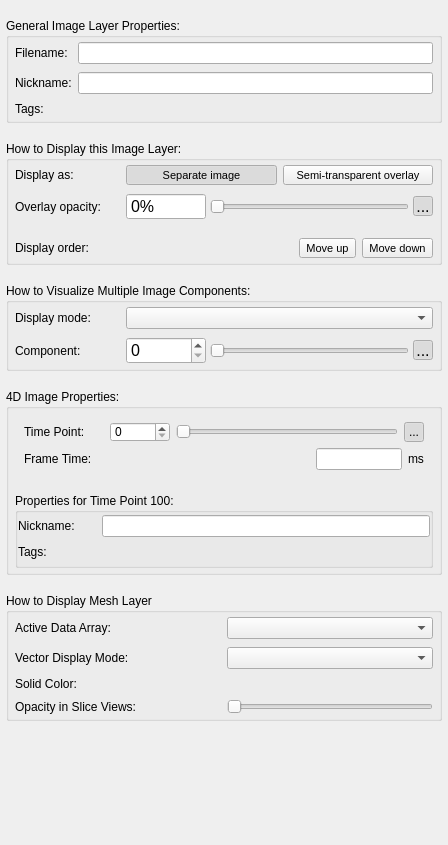
<?xml version="1.0" encoding="UTF-8"?>
<ui version="4.0">
 <class>GeneralLayerInspector</class>
 <widget class="QWidget" name="GeneralLayerInspector">
  <property name="geometry">
   <rect>
    <x>0</x>
    <y>0</y>
    <width>448</width>
    <height>845</height>
   </rect>
  </property>
  <property name="windowTitle">
   <string>Form</string>
  </property>
  <property name="styleSheet">
   <string notr="true">QGroupBox {
  background-origin: content;
  margin-top: 15px;
  font-weight: bold;
  font-size: 12px;
  background-color: palette(midlight);
  padding: 5px;
  border-radius: 2px;
  border-width: 1px;
  border-style: solid;
  border-color: rgb(128,128,128);
}

QGroupBox::title {
  subcontrol-origin: 	margin;
  subcontrol-position: top left;
}

QGroupBox &gt; QGroupBox {
  background-origin: content;
  margin-top: 15px;
  font-weight: normal;
  font-size: 12px;
  font-family: helvetica;
  background-color: palette(midlight);
  padding: 5px;
  border-radius: 0px;
  border-top: 1px solid rgb(128,128,128);
  border-left: none;
  border-right:none;
  border-bottom:none;
}</string>
  </property>
  <layout class="QVBoxLayout" name="verticalLayout_2">
   <property name="spacing">
    <number>18</number>
   </property>
   <property name="leftMargin">
    <number>6</number>
   </property>
   <property name="topMargin">
    <number>18</number>
   </property>
   <property name="rightMargin">
    <number>6</number>
   </property>
   <property name="bottomMargin">
    <number>6</number>
   </property>
   <item>
    <widget class="QGroupBox" name="grpInfo">
     <property name="enabled">
      <bool>true</bool>
     </property>
     <property name="styleSheet">
      <string notr="true">QToolButton {
font-size:11px;
}</string>
     </property>
     <property name="title">
      <string>General Image Layer Properties:</string>
     </property>
     <layout class="QGridLayout" name="gridLayout_3" rowstretch="0,0,0">
      <property name="leftMargin">
       <number>6</number>
      </property>
      <property name="topMargin">
       <number>4</number>
      </property>
      <property name="rightMargin">
       <number>6</number>
      </property>
      <property name="bottomMargin">
       <number>4</number>
      </property>
      <property name="horizontalSpacing">
       <number>6</number>
      </property>
      <property name="verticalSpacing">
       <number>8</number>
      </property>
      <item row="0" column="1">
       <widget class="QLineEdit" name="outFilename">
        <property name="toolTip">
         <string>&lt;html&gt;&lt;head/&gt;&lt;body&gt;&lt;p&gt;This is the filename from which the image was loaded. This is a read-only field.  However, you can save the image to a different file using this dialog.&lt;/p&gt;&lt;/body&gt;&lt;/html&gt;</string>
        </property>
        <property name="readOnly">
         <bool>true</bool>
        </property>
       </widget>
      </item>
      <item row="0" column="0">
       <widget class="QLabel" name="label_5">
        <property name="text">
         <string>Filename:</string>
        </property>
       </widget>
      </item>
      <item row="1" column="0">
       <widget class="QLabel" name="label_6">
        <property name="text">
         <string>Nickname:</string>
        </property>
       </widget>
      </item>
      <item row="1" column="1">
       <widget class="QLineEdit" name="inNickname">
        <property name="toolTip">
         <string>&lt;html&gt;&lt;head/&gt;&lt;body&gt;&lt;p&gt;Edit this field to assign a short nickname to this image. This information can be saved in the workspace. &lt;/p&gt;&lt;/body&gt;&lt;/html&gt;</string>
        </property>
       </widget>
      </item>
      <item row="2" column="0">
       <widget class="QLabel" name="label_7">
        <property name="text">
         <string>Tags:</string>
        </property>
       </widget>
      </item>
      <item row="2" column="1">
       <widget class="TagListWidget" name="tagsWidget" native="true">
        <property name="focusPolicy">
         <enum>Qt::FocusPolicy::StrongFocus</enum>
        </property>
        <property name="toolTip">
         <string>One or more textual tags can be assigned to an image layer. Tags are not used directly by LaTIM-SNAP but may be used to inform other software of the meaning of different layers. Type in words separated by commas to create tags. </string>
        </property>
       </widget>
      </item>
     </layout>
    </widget>
   </item>
   <item>
    <widget class="QGroupBox" name="grpSecondary">
     <property name="enabled">
      <bool>true</bool>
     </property>
     <property name="styleSheet">
      <string notr="true">QToolButton {
font-size:11px;
}</string>
     </property>
     <property name="title">
      <string>How to Display this Image Layer:</string>
     </property>
     <layout class="QGridLayout" name="gridLayout_2" rowstretch="0,0,0,0" columnminimumwidth="105,0">
      <property name="leftMargin">
       <number>6</number>
      </property>
      <property name="topMargin">
       <number>4</number>
      </property>
      <property name="rightMargin">
       <number>6</number>
      </property>
      <property name="bottomMargin">
       <number>4</number>
      </property>
      <property name="horizontalSpacing">
       <number>6</number>
      </property>
      <property name="verticalSpacing">
       <number>8</number>
      </property>
      <item row="1" column="1">
       <widget class="QWidget" name="grpOpacity" native="true">
        <property name="styleSheet">
         <string notr="true">font-size:12pt;</string>
        </property>
        <layout class="QHBoxLayout" name="horizontalLayout_4">
         <property name="spacing">
          <number>4</number>
         </property>
         <property name="leftMargin">
          <number>0</number>
         </property>
         <property name="topMargin">
          <number>0</number>
         </property>
         <property name="rightMargin">
          <number>0</number>
         </property>
         <property name="bottomMargin">
          <number>0</number>
         </property>
         <item>
          <widget class="QSpinBox" name="inOpacityValue">
           <property name="minimumSize">
            <size>
             <width>80</width>
             <height>0</height>
            </size>
           </property>
           <property name="toolTip">
            <string>&lt;html&gt;&lt;head/&gt;&lt;body&gt;&lt;p&gt;Adjust the opacity of the image when it is displayed as a semi-transparent overlay.&lt;/p&gt;&lt;/body&gt;&lt;/html&gt;</string>
           </property>
           <property name="buttonSymbols">
            <enum>QAbstractSpinBox::ButtonSymbols::NoButtons</enum>
           </property>
           <property name="suffix">
            <string>%</string>
           </property>
           <property name="maximum">
            <number>100</number>
           </property>
          </widget>
         </item>
         <item>
          <widget class="QSlider" name="inOpacity">
           <property name="toolTip">
            <string>&lt;html&gt;&lt;head/&gt;&lt;body&gt;&lt;p&gt;Adjust the opacity of the image when it is displayed as a semi-transparent overlay.&lt;/p&gt;&lt;/body&gt;&lt;/html&gt;</string>
           </property>
           <property name="maximum">
            <number>100</number>
           </property>
           <property name="orientation">
            <enum>Qt::Orientation::Horizontal</enum>
           </property>
           <property name="tickPosition">
            <enum>QSlider::TickPosition::NoTicks</enum>
           </property>
           <property name="tickInterval">
            <number>25</number>
           </property>
          </widget>
         </item>
         <item>
          <widget class="QToolButton" name="btnVisible">
           <property name="maximumSize">
            <size>
             <width>20</width>
             <height>20</height>
            </size>
           </property>
           <property name="toolTip">
            <string>&lt;html&gt;&lt;head/&gt;&lt;body&gt;&lt;p&gt;Toggle the visibility of the image when it is displayed as a semi-transparent overlay.&lt;/p&gt;&lt;/body&gt;&lt;/html&gt;</string>
           </property>
           <property name="text">
            <string>...</string>
           </property>
           <property name="icon">
            <iconset resource="../Resources/SNAPResources.qrc">
             <normaloff>:/root/icons8_invisible_12.png</normaloff>
             <normalon>:/root/icons8_visible_12.png</normalon>:/root/icons8_invisible_12.png</iconset>
           </property>
           <property name="iconSize">
            <size>
             <width>12</width>
             <height>12</height>
            </size>
           </property>
           <property name="checkable">
            <bool>true</bool>
           </property>
           <property name="checked">
            <bool>true</bool>
           </property>
           <property name="autoRaise">
            <bool>true</bool>
           </property>
          </widget>
         </item>
        </layout>
       </widget>
      </item>
      <item row="0" column="1">
       <widget class="QWidget" name="grpOverlayChecks" native="true">
        <property name="styleSheet">
         <string notr="true"/>
        </property>
        <layout class="QHBoxLayout" name="horizontalLayout_5" stretch="1,1">
         <property name="spacing">
          <number>6</number>
         </property>
         <property name="leftMargin">
          <number>0</number>
         </property>
         <property name="topMargin">
          <number>0</number>
         </property>
         <property name="rightMargin">
          <number>0</number>
         </property>
         <property name="bottomMargin">
          <number>0</number>
         </property>
         <item>
          <widget class="QToolButton" name="btnUnpin">
           <property name="sizePolicy">
            <sizepolicy hsizetype="Minimum" vsizetype="Fixed">
             <horstretch>0</horstretch>
             <verstretch>0</verstretch>
            </sizepolicy>
           </property>
           <property name="toolTip">
            <string>&lt;html&gt;&lt;head/&gt;&lt;body&gt;&lt;p&gt;&lt;span style=&quot; font-size:11pt;&quot;&gt;Display this image side by side with the main image.&lt;/span&gt;&lt;/p&gt;&lt;p&gt;&lt;br/&gt;&lt;/p&gt;&lt;p&gt;&lt;span style=&quot; font-size:11pt;&quot;&gt;This optoin is best suited for anatomical images, e.g., when displaying T1-weighted and T2-weighted MRI scans of the same subject.&lt;/span&gt;&lt;/p&gt;&lt;/body&gt;&lt;/html&gt;</string>
           </property>
           <property name="text">
            <string>Separate image</string>
           </property>
           <property name="icon">
            <iconset resource="../Resources/SNAPResources.qrc">
             <normaloff>:/root/icons8_unpin_12.png</normaloff>:/root/icons8_unpin_12.png</iconset>
           </property>
           <property name="iconSize">
            <size>
             <width>12</width>
             <height>12</height>
            </size>
           </property>
           <property name="checkable">
            <bool>true</bool>
           </property>
           <property name="checked">
            <bool>true</bool>
           </property>
           <property name="autoExclusive">
            <bool>true</bool>
           </property>
           <property name="toolButtonStyle">
            <enum>Qt::ToolButtonStyle::ToolButtonTextBesideIcon</enum>
           </property>
          </widget>
         </item>
         <item>
          <widget class="QToolButton" name="btnPin">
           <property name="sizePolicy">
            <sizepolicy hsizetype="Minimum" vsizetype="Fixed">
             <horstretch>0</horstretch>
             <verstretch>0</verstretch>
            </sizepolicy>
           </property>
           <property name="toolTip">
            <string>&lt;html&gt;&lt;head/&gt;&lt;body&gt;&lt;p&gt;&lt;span style=&quot; font-size:11pt;&quot;&gt;Display this image as a semi-transparent overlay over other images.&lt;/span&gt;&lt;/p&gt;&lt;p&gt;&lt;br/&gt;&lt;/p&gt;&lt;p&gt;&lt;span style=&quot; font-size:11pt;&quot;&gt;This option is best for statistical maps. You can control the overall opacity of the overlay in this window, or customize the color map for partial opacity effects. &lt;/span&gt;&lt;/p&gt;&lt;/body&gt;&lt;/html&gt;</string>
           </property>
           <property name="text">
            <string>Semi-transparent overlay</string>
           </property>
           <property name="icon">
            <iconset resource="../Resources/SNAPResources.qrc">
             <normaloff>:/root/icons8_pin_12.png</normaloff>:/root/icons8_pin_12.png</iconset>
           </property>
           <property name="iconSize">
            <size>
             <width>12</width>
             <height>12</height>
            </size>
           </property>
           <property name="checkable">
            <bool>true</bool>
           </property>
           <property name="autoExclusive">
            <bool>true</bool>
           </property>
           <property name="toolButtonStyle">
            <enum>Qt::ToolButtonStyle::ToolButtonTextBesideIcon</enum>
           </property>
          </widget>
         </item>
        </layout>
       </widget>
      </item>
      <item row="3" column="1">
       <widget class="QWidget" name="widget" native="true">
        <layout class="QHBoxLayout" name="horizontalLayout">
         <property name="leftMargin">
          <number>0</number>
         </property>
         <property name="topMargin">
          <number>0</number>
         </property>
         <property name="rightMargin">
          <number>0</number>
         </property>
         <property name="bottomMargin">
          <number>0</number>
         </property>
         <item>
          <spacer name="horizontalSpacer">
           <property name="orientation">
            <enum>Qt::Orientation::Horizontal</enum>
           </property>
           <property name="sizeHint" stdset="0">
            <size>
             <width>40</width>
             <height>20</height>
            </size>
           </property>
          </spacer>
         </item>
         <item>
          <widget class="QToolButton" name="btnUp">
           <property name="toolTip">
            <string>&lt;html&gt;&lt;head/&gt;&lt;body&gt;&lt;p&gt;&lt;span style=&quot; font-size:11pt;&quot;&gt;Place this image layer earlier in the workspace. This affects the order in which the layers are layed out and rendered. The order is most important when more than one semi-transparent overlay is loaded.&lt;/span&gt;&lt;/p&gt;&lt;/body&gt;&lt;/html&gt;</string>
           </property>
           <property name="text">
            <string>Move up</string>
           </property>
           <property name="icon">
            <iconset resource="../Resources/SNAPResources.qrc">
             <normaloff>:/root/icons8_up_12.png</normaloff>:/root/icons8_up_12.png</iconset>
           </property>
           <property name="iconSize">
            <size>
             <width>12</width>
             <height>12</height>
            </size>
           </property>
           <property name="toolButtonStyle">
            <enum>Qt::ToolButtonStyle::ToolButtonTextBesideIcon</enum>
           </property>
          </widget>
         </item>
         <item alignment="Qt::AlignmentFlag::AlignRight">
          <widget class="QToolButton" name="btnDown">
           <property name="toolTip">
            <string>&lt;html&gt;&lt;head/&gt;&lt;body&gt;&lt;p&gt;&lt;span style=&quot; font-size:11pt;&quot;&gt;Place this image layer later in the workspace. This affects the order in which the layers are layed out and rendered. The order is most important when more than one semi-transparent overlay is loaded.&lt;/span&gt;&lt;/p&gt;&lt;/body&gt;&lt;/html&gt;</string>
           </property>
           <property name="text">
            <string>Move down</string>
           </property>
           <property name="icon">
            <iconset resource="../Resources/SNAPResources.qrc">
             <normaloff>:/root/icons8_down_12.png</normaloff>:/root/icons8_down_12.png</iconset>
           </property>
           <property name="iconSize">
            <size>
             <width>12</width>
             <height>12</height>
            </size>
           </property>
           <property name="toolButtonStyle">
            <enum>Qt::ToolButtonStyle::ToolButtonTextBesideIcon</enum>
           </property>
          </widget>
         </item>
        </layout>
       </widget>
      </item>
      <item row="0" column="0">
       <widget class="QLabel" name="lblOverlayMode">
        <property name="text">
         <string>Display as:</string>
        </property>
       </widget>
      </item>
      <item row="2" column="0">
       <spacer name="verticalSpacer_2">
        <property name="orientation">
         <enum>Qt::Orientation::Vertical</enum>
        </property>
        <property name="sizeType">
         <enum>QSizePolicy::Policy::Fixed</enum>
        </property>
        <property name="sizeHint" stdset="0">
         <size>
          <width>20</width>
          <height>10</height>
         </size>
        </property>
       </spacer>
      </item>
      <item row="3" column="0">
       <widget class="QLabel" name="label_9">
        <property name="text">
         <string>Display order:</string>
        </property>
        <property name="wordWrap">
         <bool>true</bool>
        </property>
       </widget>
      </item>
      <item row="1" column="0">
       <widget class="QLabel" name="lblOpacity">
        <property name="styleSheet">
         <string notr="true"/>
        </property>
        <property name="text">
         <string>Overlay opacity:</string>
        </property>
        <property name="wordWrap">
         <bool>true</bool>
        </property>
       </widget>
      </item>
     </layout>
    </widget>
   </item>
   <item>
    <widget class="QGroupBox" name="grpMulticomponent">
     <property name="title">
      <string>How to Visualize Multiple Image Components:</string>
     </property>
     <layout class="QGridLayout" name="gridLayout" columnminimumwidth="105,0">
      <property name="leftMargin">
       <number>6</number>
      </property>
      <property name="topMargin">
       <number>4</number>
      </property>
      <property name="rightMargin">
       <number>6</number>
      </property>
      <property name="bottomMargin">
       <number>4</number>
      </property>
      <property name="horizontalSpacing">
       <number>6</number>
      </property>
      <property name="verticalSpacing">
       <number>8</number>
      </property>
      <item row="0" column="0">
       <widget class="QLabel" name="label">
        <property name="text">
         <string>Display mode:</string>
        </property>
       </widget>
      </item>
      <item row="0" column="1">
       <widget class="QComboBox" name="inMode">
        <property name="toolTip">
         <string>&lt;html&gt;&lt;head/&gt;&lt;body&gt;&lt;p&gt;Multi-component images have more than one value for each voxel. These values may represent measurements taken at different time points, different chromatic components, etc. LaTIM-SNAP offers multiple ways to visualize this multi-dimensional information. You can choose to visualize just one component, or a summary function of the components, such as magnitude, average, or maximum. In the special case of three-component images, the components can be rendered as red, green and blue channels (RGB).&lt;/p&gt;&lt;/body&gt;&lt;/html&gt;</string>
        </property>
       </widget>
      </item>
      <item row="1" column="1">
       <widget class="QWidget" name="grpComponent" native="true">
        <property name="minimumSize">
         <size>
          <width>0</width>
          <height>20</height>
         </size>
        </property>
        <property name="styleSheet">
         <string notr="true">font-size:12pt;</string>
        </property>
        <layout class="QHBoxLayout" name="horizontalLayout_2">
         <property name="spacing">
          <number>4</number>
         </property>
         <property name="leftMargin">
          <number>0</number>
         </property>
         <property name="topMargin">
          <number>0</number>
         </property>
         <property name="rightMargin">
          <number>0</number>
         </property>
         <property name="bottomMargin">
          <number>0</number>
         </property>
         <item>
          <widget class="QSpinBox" name="inComponent">
           <property name="minimumSize">
            <size>
             <width>80</width>
             <height>0</height>
            </size>
           </property>
           <property name="toolTip">
            <string>&lt;html&gt;&lt;head/&gt;&lt;body&gt;&lt;p&gt;Select the image component to visualize.&lt;/p&gt;&lt;/body&gt;&lt;/html&gt;</string>
           </property>
          </widget>
         </item>
         <item>
          <widget class="QSlider" name="inComponentSlider">
           <property name="toolTip">
            <string>&lt;html&gt;&lt;head/&gt;&lt;body&gt;&lt;p&gt;Select the image component to visualize.&lt;/p&gt;&lt;/body&gt;&lt;/html&gt;</string>
           </property>
           <property name="orientation">
            <enum>Qt::Orientation::Horizontal</enum>
           </property>
          </widget>
         </item>
         <item>
          <widget class="QToolButton" name="btnAnimate">
           <property name="maximumSize">
            <size>
             <width>20</width>
             <height>20</height>
            </size>
           </property>
           <property name="toolTip">
            <string>&lt;html&gt;&lt;head/&gt;&lt;body&gt;&lt;p&gt;Toggle animation mode.&lt;/p&gt;&lt;p&gt;When enabled, the display will automatically loop over the image components at one-second intervals.&lt;/p&gt;&lt;/body&gt;&lt;/html&gt;</string>
           </property>
           <property name="text">
            <string>...</string>
           </property>
           <property name="icon">
            <iconset resource="../Resources/SNAPResources.qrc">
             <normaloff>:/root/icons8_film_reel_12.png</normaloff>:/root/icons8_film_reel_12.png</iconset>
           </property>
           <property name="iconSize">
            <size>
             <width>12</width>
             <height>12</height>
            </size>
           </property>
           <property name="checkable">
            <bool>true</bool>
           </property>
           <property name="checked">
            <bool>true</bool>
           </property>
           <property name="autoRaise">
            <bool>true</bool>
           </property>
          </widget>
         </item>
        </layout>
       </widget>
      </item>
      <item row="1" column="0">
       <widget class="QLabel" name="lblComponent">
        <property name="text">
         <string>Component:</string>
        </property>
       </widget>
      </item>
     </layout>
    </widget>
   </item>
   <item>
    <widget class="QGroupBox" name="grp4DProperties">
     <property name="title">
      <string>4D Image Properties:</string>
     </property>
     <layout class="QGridLayout" name="gridLayout_4">
      <property name="leftMargin">
       <number>6</number>
      </property>
      <property name="topMargin">
       <number>4</number>
      </property>
      <property name="rightMargin">
       <number>6</number>
      </property>
      <property name="bottomMargin">
       <number>4</number>
      </property>
      <property name="horizontalSpacing">
       <number>6</number>
      </property>
      <property name="verticalSpacing">
       <number>14</number>
      </property>
      <item row="0" column="1">
       <widget class="QWidget" name="grpTP" native="true">
        <property name="minimumSize">
         <size>
          <width>0</width>
          <height>20</height>
         </size>
        </property>
        <layout class="QVBoxLayout" name="verticalLayout_3">
         <item>
          <layout class="QHBoxLayout" name="horizontalLayout_3">
           <item>
            <widget class="QLabel" name="lblTP">
             <property name="sizePolicy">
              <sizepolicy hsizetype="Fixed" vsizetype="Fixed">
               <horstretch>0</horstretch>
               <verstretch>0</verstretch>
              </sizepolicy>
             </property>
             <property name="minimumSize">
              <size>
               <width>80</width>
               <height>20</height>
              </size>
             </property>
             <property name="maximumSize">
              <size>
               <width>80</width>
               <height>20</height>
              </size>
             </property>
             <property name="text">
              <string>Time Point: </string>
             </property>
            </widget>
           </item>
           <item>
            <widget class="QSpinBox" name="spinBoxTP">
             <property name="sizePolicy">
              <sizepolicy hsizetype="Fixed" vsizetype="Fixed">
               <horstretch>0</horstretch>
               <verstretch>0</verstretch>
              </sizepolicy>
             </property>
             <property name="minimumSize">
              <size>
               <width>60</width>
               <height>20</height>
              </size>
             </property>
             <property name="maximumSize">
              <size>
               <width>60</width>
               <height>20</height>
              </size>
             </property>
            </widget>
           </item>
           <item>
            <widget class="QSlider" name="sliderTP">
             <property name="minimumSize">
              <size>
               <width>0</width>
               <height>20</height>
              </size>
             </property>
             <property name="maximumSize">
              <size>
               <width>16777215</width>
               <height>20</height>
              </size>
             </property>
             <property name="orientation">
              <enum>Qt::Orientation::Horizontal</enum>
             </property>
            </widget>
           </item>
           <item>
            <widget class="QToolButton" name="btn4DReplay">
             <property name="maximumSize">
              <size>
               <width>20</width>
               <height>20</height>
              </size>
             </property>
             <property name="toolTip">
              <string>&lt;html&gt;&lt;head/&gt;&lt;body&gt;&lt;p&gt;Toggle animation mode.&lt;/p&gt;&lt;p&gt;When enabled, the display will automatically loop over the image components at one-second intervals.&lt;/p&gt;&lt;/body&gt;&lt;/html&gt;</string>
             </property>
             <property name="text">
              <string>...</string>
             </property>
             <property name="icon">
              <iconset resource="../Resources/SNAPResources.qrc">
               <normaloff>:/root/icons8_film_reel_12.png</normaloff>:/root/icons8_film_reel_12.png</iconset>
             </property>
             <property name="iconSize">
              <size>
               <width>12</width>
               <height>12</height>
              </size>
             </property>
             <property name="checkable">
              <bool>true</bool>
             </property>
             <property name="checked">
              <bool>true</bool>
             </property>
             <property name="autoRaise">
              <bool>true</bool>
             </property>
            </widget>
           </item>
          </layout>
         </item>
         <item>
          <layout class="QHBoxLayout" name="horizontalLayout_7">
           <item>
            <widget class="QLabel" name="label_2">
             <property name="text">
              <string>Frame Time:</string>
             </property>
            </widget>
           </item>
           <item>
            <spacer name="horizontalSpacer_2">
             <property name="orientation">
              <enum>Qt::Orientation::Horizontal</enum>
             </property>
             <property name="sizeHint" stdset="0">
              <size>
               <width>240</width>
               <height>20</height>
              </size>
             </property>
            </spacer>
           </item>
           <item>
            <widget class="QLineEdit" name="in4DReplayInterval"/>
           </item>
           <item>
            <widget class="QLabel" name="label_3">
             <property name="text">
              <string>ms</string>
             </property>
            </widget>
           </item>
          </layout>
         </item>
        </layout>
       </widget>
      </item>
      <item row="2" column="1">
       <widget class="QGroupBox" name="grpTPProperties">
        <property name="title">
         <string>Properties for Time Point 100:</string>
        </property>
        <layout class="QGridLayout" name="gridLayout_5">
         <property name="leftMargin">
          <number>0</number>
         </property>
         <property name="topMargin">
          <number>2</number>
         </property>
         <property name="rightMargin">
          <number>0</number>
         </property>
         <property name="bottomMargin">
          <number>6</number>
         </property>
         <property name="horizontalSpacing">
          <number>4</number>
         </property>
         <property name="verticalSpacing">
          <number>8</number>
         </property>
         <item row="0" column="0">
          <widget class="QLabel" name="lblTPNickname">
           <property name="sizePolicy">
            <sizepolicy hsizetype="Preferred" vsizetype="Fixed">
             <horstretch>0</horstretch>
             <verstretch>0</verstretch>
            </sizepolicy>
           </property>
           <property name="minimumSize">
            <size>
             <width>80</width>
             <height>20</height>
            </size>
           </property>
           <property name="maximumSize">
            <size>
             <width>80</width>
             <height>20</height>
            </size>
           </property>
           <property name="text">
            <string>Nickname:</string>
           </property>
          </widget>
         </item>
         <item row="2" column="0">
          <widget class="QLabel" name="lblTPTags">
           <property name="text">
            <string>Tags:</string>
           </property>
          </widget>
         </item>
         <item row="2" column="1">
          <widget class="TagListWidget" name="TPTagsWidget" native="true"/>
         </item>
         <item row="0" column="1">
          <widget class="QLineEdit" name="inTPNickname"/>
         </item>
        </layout>
       </widget>
      </item>
     </layout>
    </widget>
   </item>
   <item>
    <widget class="QGroupBox" name="grpMesh">
     <property name="title">
      <string>How to Display Mesh Layer</string>
     </property>
     <layout class="QGridLayout" name="gridLayout_6" columnstretch="1,1">
      <property name="leftMargin">
       <number>6</number>
      </property>
      <property name="topMargin">
       <number>4</number>
      </property>
      <property name="rightMargin">
       <number>6</number>
      </property>
      <property name="bottomMargin">
       <number>4</number>
      </property>
      <property name="horizontalSpacing">
       <number>6</number>
      </property>
      <property name="verticalSpacing">
       <number>8</number>
      </property>
      <item row="0" column="1">
       <widget class="QComboBox" name="boxMeshDataName">
        <property name="currentIndex">
         <number>-1</number>
        </property>
       </widget>
      </item>
      <item row="1" column="1">
       <widget class="QComboBox" name="boxMeshVectorMode"/>
      </item>
      <item row="1" column="0">
       <widget class="QLabel" name="lblMeshVectorMode">
        <property name="text">
         <string>Vector Display Mode:</string>
        </property>
       </widget>
      </item>
      <item row="2" column="0">
       <widget class="QLabel" name="lblMeshSolidColor">
        <property name="text">
         <string>Solid Color:</string>
        </property>
       </widget>
      </item>
      <item row="2" column="1">
       <widget class="QWidget" name="boxMeshSolidColor" native="true">
        <layout class="QHBoxLayout" name="horizontalLayout_6" stretch="0,1">
         <property name="spacing">
          <number>0</number>
         </property>
         <property name="leftMargin">
          <number>0</number>
         </property>
         <property name="topMargin">
          <number>0</number>
         </property>
         <property name="rightMargin">
          <number>0</number>
         </property>
         <property name="bottomMargin">
          <number>0</number>
         </property>
         <item>
          <widget class="QColorButtonWidget" name="btnMeshSolidColor" native="true"/>
         </item>
         <item>
          <widget class="QWidget" name="widget_2" native="true"/>
         </item>
        </layout>
       </widget>
      </item>
      <item row="0" column="0">
       <widget class="QLabel" name="lblMeshDataName">
        <property name="text">
         <string>Active Data Array:</string>
        </property>
       </widget>
      </item>
      <item row="3" column="0">
       <widget class="QLabel" name="lblMeshSolidColor_2">
        <property name="text">
         <string>Opacity in Slice Views:</string>
        </property>
       </widget>
      </item>
      <item row="3" column="1">
       <widget class="QSlider" name="inMeshSliceOpacity">
        <property name="maximum">
         <number>100</number>
        </property>
        <property name="orientation">
         <enum>Qt::Orientation::Horizontal</enum>
        </property>
       </widget>
      </item>
     </layout>
    </widget>
   </item>
   <item>
    <spacer name="verticalSpacer">
     <property name="orientation">
      <enum>Qt::Orientation::Vertical</enum>
     </property>
     <property name="sizeHint" stdset="0">
      <size>
       <width>20</width>
       <height>40</height>
      </size>
     </property>
    </spacer>
   </item>
  </layout>
 </widget>
 <customwidgets>
  <customwidget>
   <class>TagListWidget</class>
   <extends>QWidget</extends>
   <header location="global">TagListWidget.h</header>
   <container>1</container>
  </customwidget>
  <customwidget>
   <class>QColorButtonWidget</class>
   <extends>QWidget</extends>
   <header location="global">QColorButtonWidget.h</header>
   <container>1</container>
  </customwidget>
 </customwidgets>
 <tabstops>
  <tabstop>outFilename</tabstop>
  <tabstop>inNickname</tabstop>
  <tabstop>tagsWidget</tabstop>
  <tabstop>btnUnpin</tabstop>
  <tabstop>btnPin</tabstop>
  <tabstop>inOpacityValue</tabstop>
  <tabstop>inOpacity</tabstop>
  <tabstop>btnVisible</tabstop>
  <tabstop>btnUp</tabstop>
  <tabstop>btnDown</tabstop>
  <tabstop>inMode</tabstop>
  <tabstop>inComponent</tabstop>
  <tabstop>inComponentSlider</tabstop>
  <tabstop>btnAnimate</tabstop>
 </tabstops>
 <resources>
  <include location="../Resources/SNAPResources.qrc"/>
 </resources>
 <connections/>
</ui>
